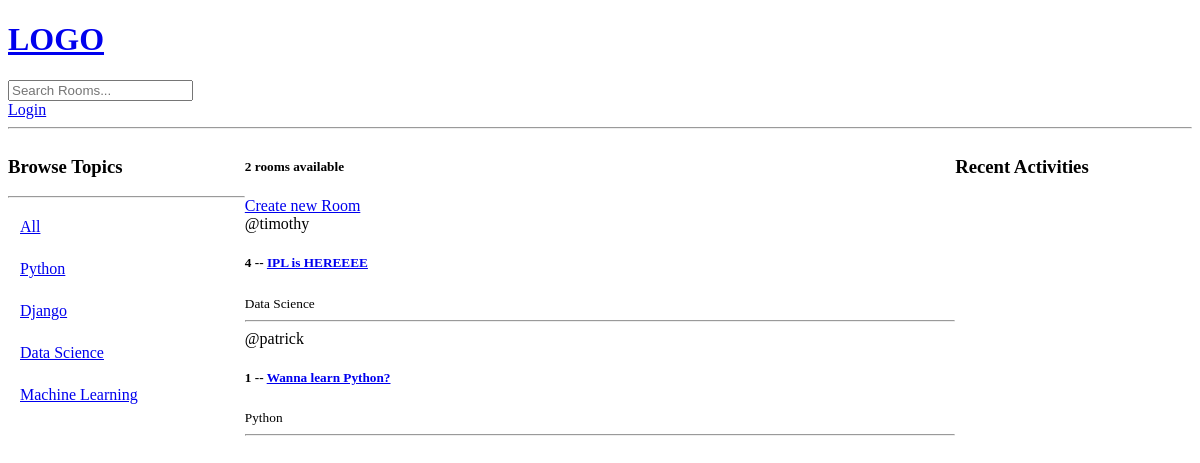
/, run on an earlier commit of the app's database.
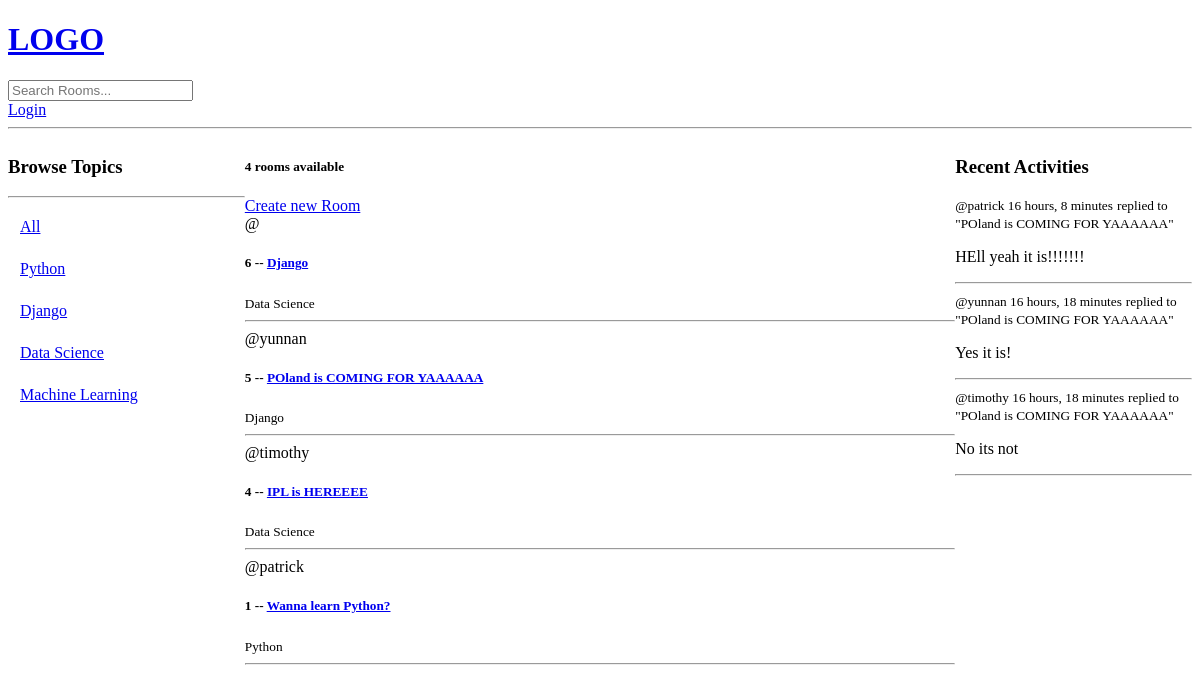
And on a later commit of the database.
### base/models.py (models this page shows)
class Topic(models.Model):
    name = models.CharField(max_length=200)
    def __str__(self) -> str:
        return self.name

class Room(models.Model):
    host = models.ForeignKey(User, on_delete=models.SET_NULL, null=True)
    topic = models.ForeignKey(Topic, on_delete=models.SET_NULL, null=True)
    name = models.CharField(max_length=200)
    desc = models.TextField(null=True, blank=True)
    participants = models.ManyToManyField(User, related_name='participants', blank=True)
    updated = models.DateTimeField(auto_now=True)
    created = models.DateTimeField(auto_now_add=True)
    class Meta:
        ordering = ['-updated', '-created']
    def __str__(self):
        return self.name

class Message(models.Model):
    user = models.ForeignKey(User, on_delete=models.CASCADE)
    room = models.ForeignKey(Room, on_delete=models.CASCADE)
    body = models.TextField()
    updated = models.DateTimeField(auto_now=True)
    created = models.DateTimeField(auto_now_add=True)
    class Meta:
        ordering = ['-updated', '-created']
    def __str__(self):
        return self.body[:50]

### base/views.py (the view)
# urls.py: path('', views.home, name="home"),
def home(request):
    query = request.GET.get('q') if request.GET.get('q') != None else ''
    rooms = Room.objects.filter(
        Q(topic__name__icontains = query) |
        Q(name__icontains = query) |
        Q(desc__icontains = query)
    )
    topics = Topic.objects.all()
    room_count = rooms.count()
    room_msgs = Message.objects.filter(Q(room__topic__name__icontains=query))
    context = {
        'rooms':rooms,
        'topics':topics,
        'room_count': room_count,
        'room_msgs': room_msgs}
    return render(request, 'base/home.html', context)

### base/templates/base/home.html (shortened to what this page needs)
{% extends 'main.html' %}
{% block content %}
<div class="home-container">
    <div>
        {% include 'base/topics_comp.html'%}
    </div>
    <div>
        <h5> {{ room_count }} rooms available </h5>
        <a href="{% url 'create-room' %}"> Create new Room </a>
        {% include 'base/feed_comp.html'%}
    </div>
    <div class="activity">
        {% include 'base/activity_comp.html'%}
    </div>
</div>
{%endblock content%}

### templates/main.html (shortened to what this page needs)
<!DOCTYPE html>
<html>
<head>
</head>
<body>
    {% include 'navbar.html'%}
    {% block content %}
    {% endblock %}
</body>
</html>

### templates/navbar.html
<a href = "/">
    <h1> LOGO </h1>
</a>
<form method="get" action="{% url 'home' %}">
    <input type="text" name="q" placeholder="Search Rooms..."/>
</form>
{% if request.user.is_authenticated %}
<p> Hello {{request.user}}</p>
<a href = "{% url 'logout' %}"> Logout </a>
{% else %}
<a href = "{% url 'login' %}"> Login </a>
{% endif%}
<hr>

### base/templates/base/topics_comp.html
<h3> Browse Topics</h3>
<hr>
<div class="topic-item">
    <a href="{% url 'home' %}"> All </a>
</div>
{% for topic in topics %}
<div class="topic-item">
    <a href="{% url 'home' %}?q={{topic.name}}"> {{topic}} </a>
</div>
{% endfor %}

### base/templates/base/feed_comp.html (shortened to what this page needs)
<div>
    {% for room in rooms %}
    <div>
        <span>@{{room.host.username}}</span>
        <h5> {{room.id}} -- <a href="{% url 'room' room.id %}"> {{room.name}} </a> </h5>
        <small>{{room.topic.name}}</small>
        <hr />
    </div>
    {% endfor %}
</div>

### base/templates/base/activity_comp.html (shortened to what this page needs)
<h3> Recent Activities </h3>
{% for msg in room_msgs%}
    <div>
        <small> @{{msg.user}} {{msg.created|timesince}}</small>
        <small> replied to "{{msg.room}}" </small>
        <p> {{msg}} </p>
        <hr>
    </div>
{% endfor%}

### base/templates/base/home.html (style rules this page uses)
.home-container { display: grid; grid-template-columns: 1fr 3fr 1fr; }
.topic-item { padding: 12px; size: 12px; }

What changed in the data, as far as the page shows it:
added Room: id "6", name "Django", topic.name "Data Science"
added Room: host.username "yunnan", id "5", name "POland is COMING FOR YAAAAAA", topic.name "Django"
added Message: user "patrick", created "16 hours, 8 minutes", room "POland is COMING FOR YAAAAAA", body "HEll yeah it is!!!!!!!"
added Message: user "yunnan", created "16 hours, 18 minutes", room "POland is COMING FOR YAAAAAA", body "Yes it is!"
added Message: user "timothy", created "16 hours, 18 minutes", room "POland is COMING FOR YAAAAAA", body "No its not"
Also different on the page:
{{ room_count }}: "2" → "4"
